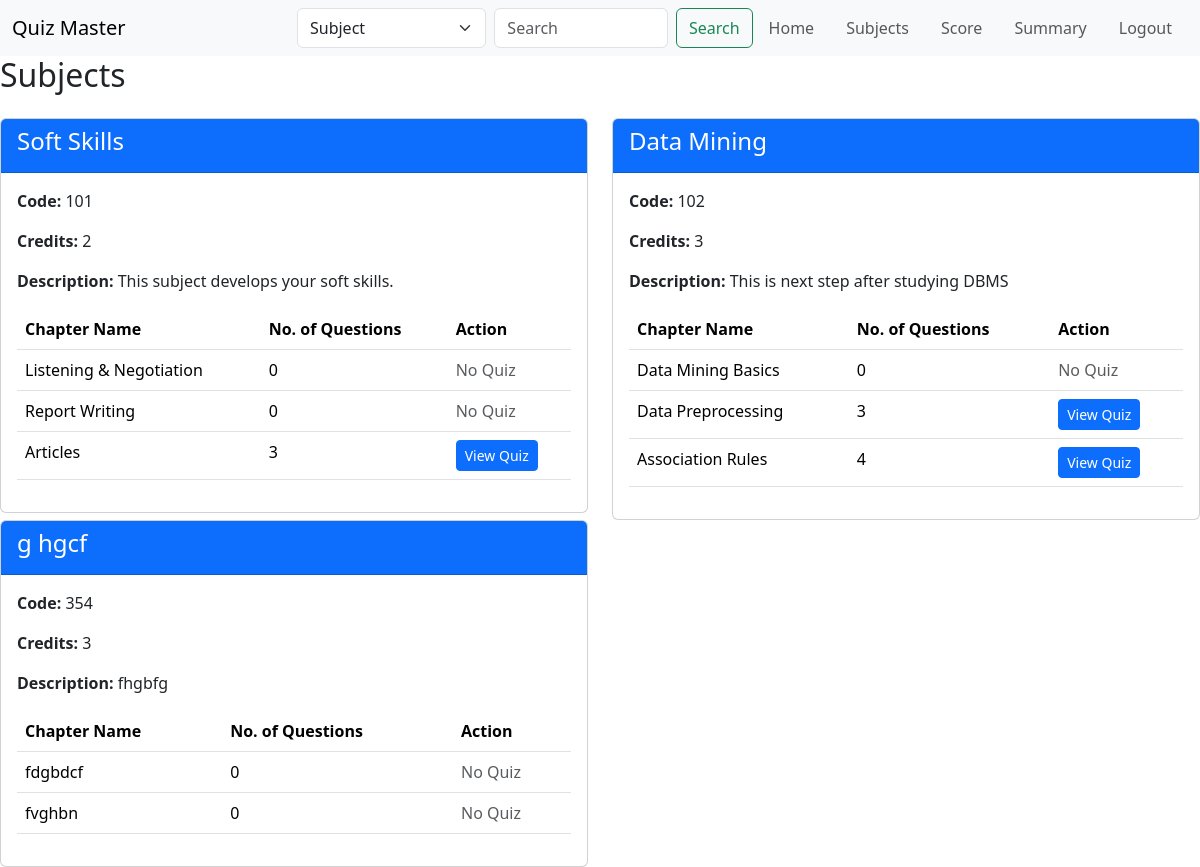
The page /user_subject (signed in) on the database as committed earlier.
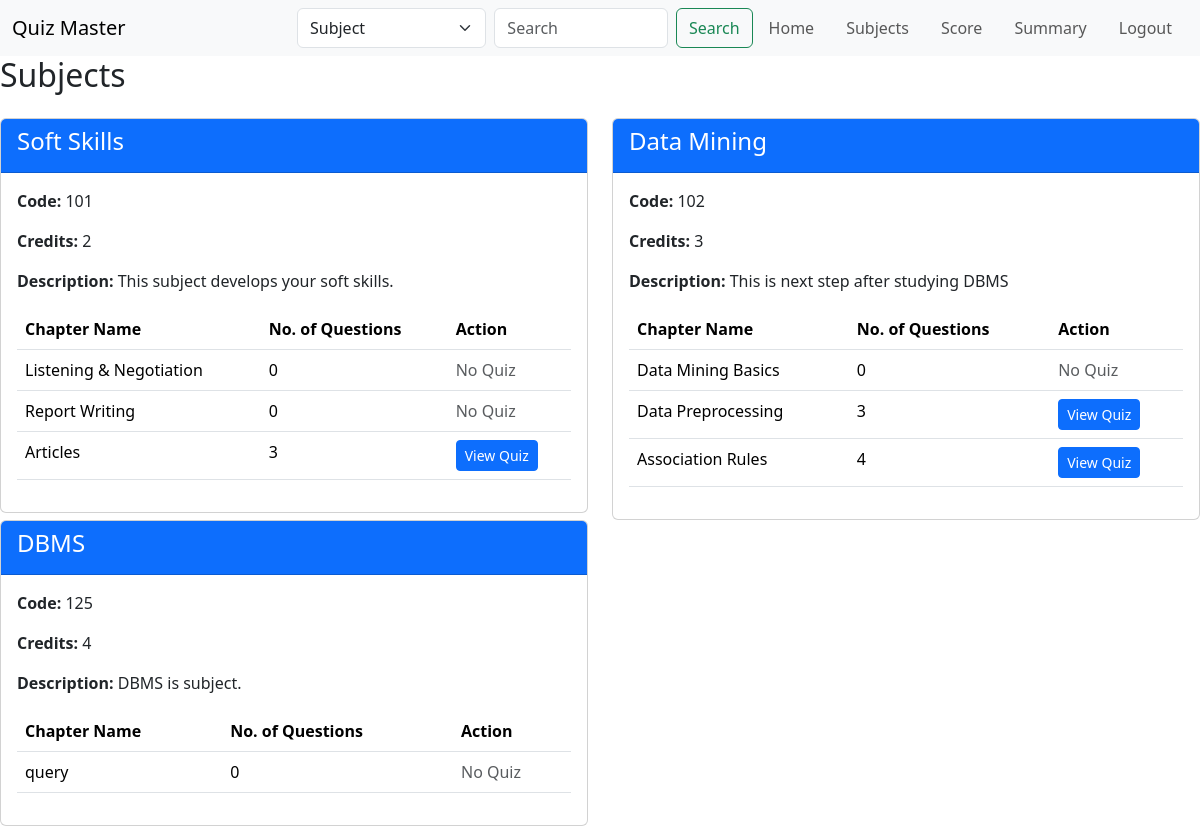
The same page on the database as committed later.
### models.py (models this page shows)
class Subject(db.Model):
    __tablename__ = 'subject'
    id = db.Column(db.Integer, primary_key=True, autoincrement=True)
    subject_name = db.Column(db.String(32), unique=True, nullable=False)
    subject_code = db.Column(db.String(32), unique=True, nullable=False)
    subject_description = db.Column(db.String(512), nullable=True)
    subject_credit = db.Column(db.String(80), nullable=False)

class Chapter(db.Model):
    __tablename__ = 'chapter'
    id = db.Column(db.Integer, primary_key=True, autoincrement=True)
    chapter_name = db.Column(db.String(32), unique=True, nullable=False)
    chapter_description = db.Column(db.String(512), nullable=True)
    subject_id = db.Column(db.Integer, db.ForeignKey('subject.id'))
    subject = db.relationship('Subject', backref=db.backref('chapters', lazy=True))

class Quiz(db.Model):
    __tablename__ = 'quiz'
    id = db.Column(db.Integer, primary_key=True, autoincrement=True)
    quiz_name = db.Column(db.String(32), unique=False, nullable=True)
    quiz_description = db.Column(db.String(512), nullable=True)
    time_duration = db.Column(db.String(5), nullable=False)
    chapter_id = db.Column(db.Integer, db.ForeignKey('chapter.id'))
    chapter = db.relationship('Chapter',  backref='quiz', lazy=True)

### routes.py (the view)
@app.route('/user_subject')
@auth_required
@user_required
def user_subject():
    subjects = Subject.query.all()
    chapters = Chapter.query.all()
    quizzes = Quiz.query.all()
    return render_template('user_subject.html', user=User.query.get(session['user_id']), subjects=subjects, chapters=chapters, quizzes=quizzes)

### routes.py (called while the page is built)
def auth_required(func):
    @wraps(func)
    def inner(*args, **kwargs):
        if 'user_id' not in session:
            flash('Please login to continue')
            return redirect(url_for('login'))
        return func(*args, **kwargs)
    return inner

def user_required(f):
    @wraps(f)
    def decorated_function(*args, **kwargs):
        if session.get('is_admin') == True:
            flash("Access Denied: Users Only", "danger")
            return redirect(url_for('index'))  # Redirect to home if not a regular user
        return f(*args, **kwargs)
    return decorated_function

### templates/user_subject.html
{% extends "layout.html" %}
{% block content %}
    <h2>Subjects</h2>
    {% if subjects %}
        <div class="row mt-4">
            {% for subject in subjects %}
                <div class="col-md-6">
                    <div class="card">
                        <div class="card-header text-white bg-primary d-flex justify-content-between">
                            <span> <h4>{{ subject.subject_name }}</h4></span>
                        </div>
                        <div class="card-body">
                            <p><strong>Code:</strong> {{ subject.subject_code }}</p>
                            <p><strong>Credits:</strong> {{ subject.subject_credit }}</p>
                            <p><strong>Description:</strong> {{ subject.subject_description }}</p>
                            <table class="table">
                                <thead>
                                    <tr>
                                        <th>Chapter Name</th>
                                        <th>No. of Questions</th>
                                        <th>Action</th>
                                    </tr>
                                </thead>
                                <tbody>
                                    {% for chapter in subject.chapters %}
                                    <tr>
                                        <td>{{ chapter.chapter_name }}</td>
                                        <td>
                                            {% if chapter.quiz %}
                                                {{ chapter.quiz[0].questions | length }}
                                            {% else %}
                                                0
                                            {% endif %}
                                        </td>
                                        <td>
                                        {% if chapter.quiz %}
                                            {% for quiz in chapter.quiz %}
                                                <a href="{{ url_for('user_view_quiz', quiz_id=quiz.id) }}" class="btn btn-primary btn-sm">View Quiz</a>
                                            {% endfor %}
                                        {% else %}
                                            <span class="text-muted">No Quiz</span>
                                        {% endif %}
                                        </td>
                                    </tr>
                                    {% endfor %}
                                </tbody>
                            </table>
                        </div>
                    </div>
                </div>
            {% endfor %}
        </div>
    {%endif%}
{% endblock %}

Rows that differ between the two databases and show on the page:
removed Subject: subject_name "g hgcf", subject_code "354", subject_credit "3", subject_description "fhgbfg"
removed Chapter: chapter_name "fdgbdcf", shows "0", shows "No Quiz", shown under Subject "g hgcf"
removed Chapter: chapter_name "fvghbn", shows "0", shows "No Quiz", shown under Subject "g hgcf"
added Subject: subject_name "DBMS", subject_code "125", subject_credit "4", subject_description "DBMS is subject."
added Chapter: chapter_name "query", shows "0", shows "No Quiz", shown under Subject "DBMS"
